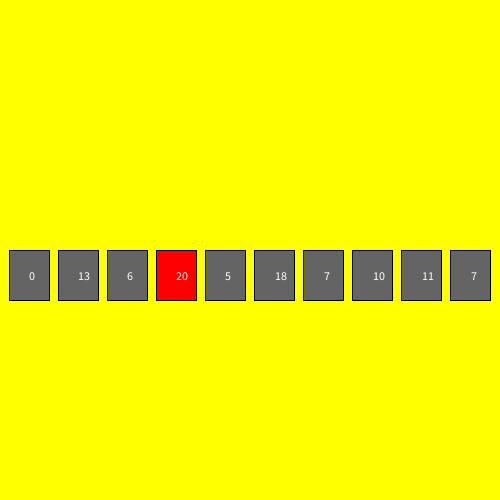
Frame 1 (no input)
Frame 2 (the mouse pressed at the canvas centre, redrawn once): identical to frame 1, image omitted

The Processing sketch that drew this single still picture (run headless with seeded random() and noise(); the mouse was pressed at the canvas centre and the sketch redrawn once):

// Processing sketch: Question_1
// ── Question_1.pde
//Max Implementation
//Finds the maximum value in a list

/*  Assignment Requirements
Create a new array of ten integers and fill the array with random numbers between 1 and 20 (inclusive). - DONE
Record the index of the first instance of the largest number. - DONE
Draw and label a series of evenly spaced rectangles on the screen with it's random number from the array - DONE
Highlight the rectangle that corresponds with the maximum number in another colour - DONE
*/

int test[];
int num_of_data = 10;

float rect_width;
float hor_whitespace;

int max;

void setup() {
  size(500,500);
  //Setting up rect_width and whitespace to evenly spread the rectangles.
  rect_width = (0.8*width)/num_of_data;
  hor_whitespace = (width-(rect_width*num_of_data))/(num_of_data+1);
  test = new int[num_of_data];
  for (int i = 1; i < test.length; i++) {
    test[i] = int(random(1, 21));
  }
  max = findMax(test);
}

void draw() {
  background(255,255,0);
  for (int i = 0; i < test.length; i++) {
    fill((i == max) ? color(255,0,0) : 100); //highlight the max number
    rect((i)*rect_width + (i+1)*hor_whitespace, height/2, rect_width, 50);
    fill(255);
    text(test[i], (i)*rect_width + (i+1)*hor_whitespace+0.5*rect_width, height/2+30);
  }
  noLoop();
}

int findMax(int [] data) {
  //Cycles through all data and outputs the index of the largest value
  int max_val_index = -1;
  int max_val = data[0];
  for (int i = 1; i < data.length; i++) {
    if(data[i] > max_val) {
       max_val_index = i;
       max_val = data[i];
    }
  }
  return max_val_index;
}
